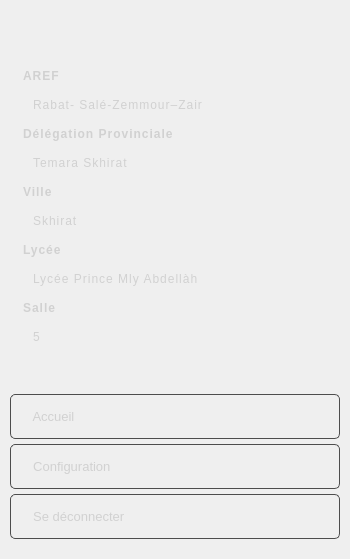
        <widget class="QWidget" name="menuWidget" native="true">
         <property name="minimumSize">
          <size>
           <width>350</width>
           <height>0</height>
          </size>
         </property>
         <property name="maximumSize">
          <size>
           <width>350</width>
           <height>16777215</height>
          </size>
         </property>
         <property name="styleSheet">
          <string notr="true">#menuWidget {
    background: #202020;
}

QPushButton {
    text-align: left;
    border: 1px solid #4d4d4d;
    color: #d1d1d1;
    border-radius: 5px;
    height: 50px;
	padding-left: 15px;
    padding-right: 15px;
}

QPushButton:hover {
    background-color: #777;
}

QLabel {
    text-align: left;
    color: #d1d1d1;
    padding-left: 10px;     /* Espacement à gauche */
    padding-right: 10px;    /* Espacement à droite */
    padding-top: 5px;       /* Espacement en haut */
    padding-bottom: 5px;    /* Espacement en bas */
    line-height: 1.5;       /* Espacement entre les lignes de texte */
    letter-spacing: 1px;    /* Espacement entre les lettres */
}




</string>
         </property>
         <layout class="QVBoxLayout" name="verticalLayout_3">
          <property name="spacing">
           <number>5</number>
          </property>
          <property name="leftMargin">
           <number>10</number>
          </property>
          <property name="topMargin">
           <number>20</number>
          </property>
          <property name="rightMargin">
           <number>10</number>
          </property>
          <property name="bottomMargin">
           <number>20</number>
          </property>
          <item>
           <widget class="QLabel" name="label_arm">
            <property name="styleSheet">
             <string notr="true">QLabel {
    padding-bottom: 20px; 
}



</string>
            </property>
            <property name="text">
             <string/>
            </property>
            <property name="pixmap">
             <pixmap resource="../static/resource.qrc">:/icon/icon/armoir.png</pixmap>
            </property>
            <property name="alignment">
             <set>Qt::AlignCenter</set>
            </property>
           </widget>
          </item>
          <item>
           <widget class="QLabel" name="label_3">
            <property name="font">
             <font>
              <weight>75</weight>
              <bold>true</bold>
             </font>
            </property>
            <property name="text">
             <string>AREF</string>
            </property>
           </widget>
          </item>
          <item>
           <widget class="QLabel" name="label_aref">
            <property name="styleSheet">
             <string notr="true">QLabel {
    padding-left: 20px;     /* Espacement à gauche */
}

</string>
            </property>
            <property name="text">
             <string>Rabat- Salé-Zemmour–Zair  </string>
            </property>
           </widget>
          </item>
          <item>
           <widget class="QLabel" name="label_5">
            <property name="font">
             <font>
              <weight>75</weight>
              <bold>true</bold>
             </font>
            </property>
            <property name="text">
             <string>Délégation Provinciale</string>
            </property>
           </widget>
          </item>
          <item>
           <widget class="QLabel" name="label_dp">
            <property name="styleSheet">
             <string notr="true">QLabel {
    padding-left: 20px;     /* Espacement à gauche */
}

</string>
            </property>
            <property name="text">
             <string>Temara Skhirat </string>
            </property>
           </widget>
          </item>
          <item>
           <widget class="QLabel" name="label_8">
            <property name="font">
             <font>
              <weight>75</weight>
              <bold>true</bold>
             </font>
            </property>
            <property name="text">
             <string>Ville</string>
            </property>
           </widget>
          </item>
          <item>
           <widget class="QLabel" name="label_ville">
            <property name="styleSheet">
             <string notr="true">QLabel {
    padding-left: 20px;     /* Espacement à gauche */
}

</string>
            </property>
            <property name="text">
             <string>Skhirat</string>
            </property>
           </widget>
          </item>
          <item>
           <widget class="QLabel" name="label_9">
            <property name="font">
             <font>
              <weight>75</weight>
              <bold>true</bold>
             </font>
            </property>
            <property name="text">
             <string>Lycée</string>
            </property>
           </widget>
          </item>
          <item>
           <widget class="QLabel" name="label_lycee">
            <property name="styleSheet">
             <string notr="true">QLabel {
    padding-left: 20px;     /* Espacement à gauche */
}

</string>
            </property>
            <property name="text">
             <string>Lycée Prince Mly Abdellàh</string>
            </property>
           </widget>
          </item>
          <item>
           <widget class="QLabel" name="label_11">
            <property name="font">
             <font>
              <weight>75</weight>
              <bold>true</bold>
             </font>
            </property>
            <property name="text">
             <string>Salle</string>
            </property>
           </widget>
          </item>
          <item>
           <widget class="QLabel" name="label_salle">
            <property name="styleSheet">
             <string notr="true">QLabel {
    padding-left: 20px;     /* Espacement à gauche */
}

</string>
            </property>
            <property name="text">
             <string>5</string>
            </property>
           </widget>
          </item>
          <item>
           <spacer name="verticalSpacer">
            <property name="orientation">
             <enum>Qt::Vertical</enum>
            </property>
            <property name="sizeHint" stdset="0">
             <size>
              <width>20</width>
              <height>40</height>
             </size>
            </property>
           </spacer>
          </item>
          <item>
           <widget class="QPushButton" name="pushButton_home">
            <property name="minimumSize">
             <size>
              <width>0</width>
              <height>40</height>
             </size>
            </property>
            <property name="maximumSize">
             <size>
              <width>16777215</width>
              <height>45</height>
             </size>
            </property>
            <property name="font">
             <font>
              <family>Segoe UI</family>
              <pointsize>10</pointsize>
              <weight>50</weight>
              <bold>false</bold>
             </font>
            </property>
            <property name="styleSheet">
             <string notr="true"/>
            </property>
            <property name="text">
             <string>  Accueil</string>
            </property>
            <property name="icon">
             <iconset resource="../static/resource.qrc">
              <normaloff>:/icon/icon/home.svg</normaloff>:/icon/icon/home.svg</iconset>
            </property>
            <property name="checkable">
             <bool>true</bool>
            </property>
            <property name="checked">
             <bool>true</bool>
            </property>
            <property name="autoExclusive">
             <bool>true</bool>
            </property>
           </widget>
          </item>
          <item>
           <widget class="QPushButton" name="pushButton_config">
            <property name="minimumSize">
             <size>
              <width>0</width>
              <height>40</height>
             </size>
            </property>
            <property name="maximumSize">
             <size>
              <width>16777215</width>
              <height>45</height>
             </size>
            </property>
            <property name="font">
             <font>
              <family>Segoe UI</family>
              <pointsize>10</pointsize>
             </font>
            </property>
            <property name="text">
             <string>  Configuration</string>
            </property>
            <property name="icon">
             <iconset resource="../static/resource.qrc">
              <normaloff>:/icon/icon/settings.svg</normaloff>:/icon/icon/settings.svg</iconset>
            </property>
            <property name="checkable">
             <bool>true</bool>
            </property>
            <property name="autoExclusive">
             <bool>true</bool>
            </property>
           </widget>
          </item>
          <item>
           <widget class="QPushButton" name="pushButton_exit">
            <property name="minimumSize">
             <size>
              <width>0</width>
              <height>40</height>
             </size>
            </property>
            <property name="maximumSize">
             <size>
              <width>16777215</width>
              <height>45</height>
             </size>
            </property>
            <property name="font">
             <font>
              <family>Segoe UI</family>
              <pointsize>10</pointsize>
             </font>
            </property>
            <property name="styleSheet">
             <string notr="true">#exitBtn {
	color: #943e3e;
	text-align: center;
	padding-left: 0;
}

#exitBtn:pressed {
	padding-left: 10px;
}
</string>
            </property>
            <property name="text">
             <string>  Se déconnecter</string>
            </property>
            <property name="icon">
             <iconset resource="../static/resource.qrc">
              <normaloff>:/icon/icon/exit.svg</normaloff>:/icon/icon/exit.svg</iconset>
            </property>
           </widget>
          </item>
         </layout>
        </widget>
